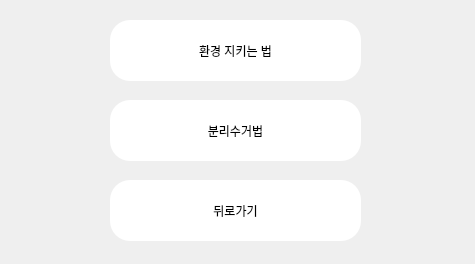
<?xml version="1.0" encoding="UTF-8"?>
<ui version="4.0">
 <class>infoWindow</class>
 <widget class="QMainWindow" name="infoWindow">
  <property name="geometry">
   <rect>
    <x>0</x>
    <y>0</y>
    <width>475</width>
    <height>264</height>
   </rect>
  </property>
  <property name="minimumSize">
   <size>
    <width>475</width>
    <height>264</height>
   </size>
  </property>
  <property name="maximumSize">
   <size>
    <width>475</width>
    <height>264</height>
   </size>
  </property>
  <property name="windowTitle">
   <string>MainWindow</string>
  </property>
  <widget class="QWidget" name="centralwidget">
   <widget class="QPushButton" name="envButton">
    <property name="geometry">
     <rect>
      <x>110</x>
      <y>20</y>
      <width>251</width>
      <height>61</height>
     </rect>
    </property>
    <property name="styleSheet">
     <string notr="true">border-radius:20px;
background-color: rgb(255,255,255);
front : 10pt &quot;MS Shell Dig 2&quot;;</string>
    </property>
    <property name="text">
     <string>환경 지키는 법</string>
    </property>
   </widget>
   <widget class="QPushButton" name="ecyceButton">
    <property name="geometry">
     <rect>
      <x>110</x>
      <y>100</y>
      <width>251</width>
      <height>61</height>
     </rect>
    </property>
    <property name="styleSheet">
     <string notr="true">border-radius:20px;
background-color: rgb(255,255,255);
front : 10pt &quot;MS Shell Dig 2&quot;;</string>
    </property>
    <property name="text">
     <string>분리수거법</string>
    </property>
   </widget>
   <widget class="QPushButton" name="backButton">
    <property name="geometry">
     <rect>
      <x>110</x>
      <y>180</y>
      <width>251</width>
      <height>61</height>
     </rect>
    </property>
    <property name="styleSheet">
     <string notr="true">border-radius:20px;
background-color: rgb(255,255,255);
front : 10pt &quot;MS Shell Dig 2&quot;;</string>
    </property>
    <property name="text">
     <string>뒤로가기</string>
    </property>
   </widget>
  </widget>
 </widget>
 <resources/>
 <connections/>
</ui>
